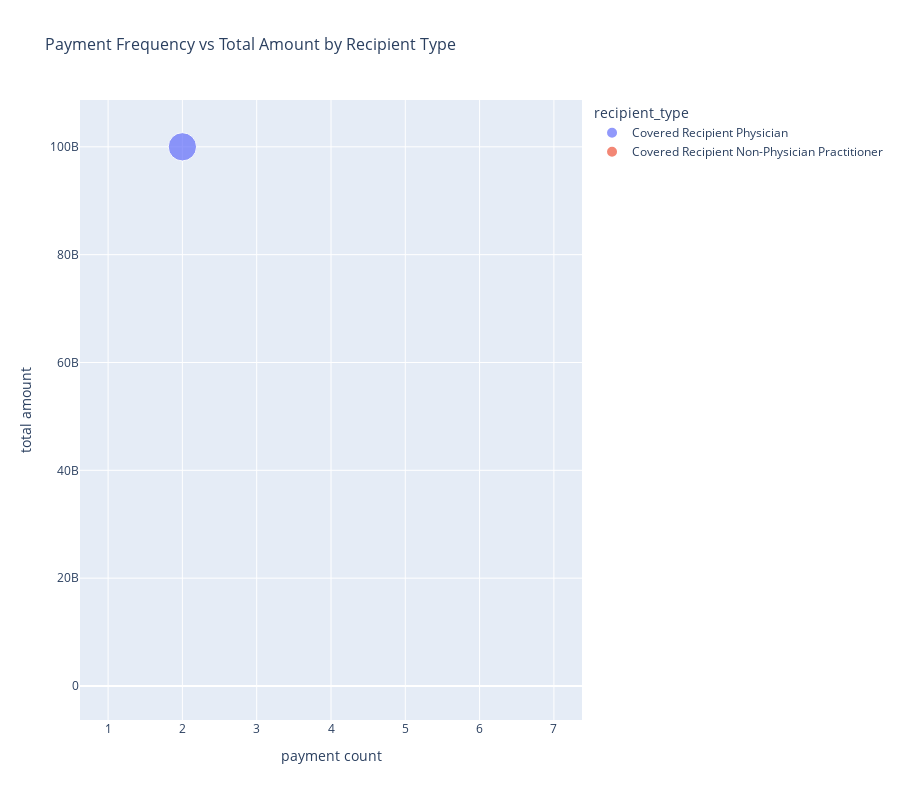

This figure's notebook cell:
### Markdown cell above
## 10. Advanced Visualizations

Create sophisticated visualizations for deeper insights.

### Code cell
# Interactive scatter plot - Payment amount vs Count
if payment_col and payment_col in df.columns and recipient_type_col and recipient_type_col in df.columns:
    if use_visualizer and len(recipient_id_cols) > 0:
        # Aggregate by recipient
        scatter_data = df.groupby([recipient_id_cols[0], recipient_type_col]).agg({
            payment_col: ['count', 'sum']
        }).reset_index()
        
        scatter_data.columns = ['recipient_id', 'recipient_type', 'payment_count', 'total_amount']
        
        # Use visualizer for interactive scatter
        fig = visualizer.create_interactive_scatter(
            scatter_data.head(1000),  # Limit for performance
            x_col='payment_count',
            y_col='total_amount',
            color_col='recipient_type',
            size_col='total_amount',
            hover_data=['recipient_id'],
            title='Payment Frequency vs Total Amount by Recipient Type'
        )
        fig.show()
    else:
        print("Visualizer or recipient ID not available - skipping plot")

### Figure 1 — Plotly figure (JSON) as saved in the notebook; plotly's stock layout.template omitted (floating-point values rounded to 4 significant figures; data arrays with more than 128 entries replaced by an {"elided": "..."} marker saying what was removed)
{"data": [{"customdata": {"elided": "991x1 float values"}, "hovertemplate": "recipient_type=Covered Recipient Physician<br>payment count=%{x}<br>total amount=%{marker.size}<br>recipient_id=%{customdata[0]}<extra></extra>", "legendgroup": "Covered Recipient Physician", "marker": {"color": "#636efa", "size": {"elided": "991 float values"}, "sizemode": "area", "sizeref": 250000000.0, "symbol": "circle"}, "mode": "markers", "name": "Covered Recipient Physician", "orientation": "v", "showlegend": true, "type": "scatter", "x": {"elided": "991 int values"}, "xaxis": "x", "y": {"elided": "991 float values"}, "yaxis": "y"}, {"customdata": [[3008.0], [4041.0], [6256.0], [7878.0], [9064.0], [9251.0], [12620.0], [13840.0], [13880.0]], "hovertemplate": "recipient_type=Covered Recipient Non-Physician Practitioner<br>payment count=%{x}<br>total amount=%{marker.size}<br>recipient_id=%{customdata[0]}<extra></extra>", "legendgroup": "Covered Recipient Non-Physician Practitioner", "marker": {"color": "#EF553B", "size": [30.18, 9.5, 13.22, 24.52, 103.6, 20.12, 36.35, 48.41, 22.47], "sizemode": "area", "sizeref": 250000000.0, "symbol": "circle"}, "mode": "markers", "name": "Covered Recipient Non-Physician Practitioner", "orientation": "v", "showlegend": true, "type": "scatter", "x": [2, 1, 1, 1, 1, 1, 1, 2, 1], "xaxis": "x", "y": [30.18, 9.5, 13.22, 24.52, 103.6, 20.12, 36.35, 48.41, 22.47], "yaxis": "y"}], "layout": {"font": {"size": 12}, "height": 800, "legend": {"itemsizing": "constant", "title": {"text": "recipient_type"}, "tracegroupgap": 0}, "title": {"font": {"size": 16}, "text": "Payment Frequency vs Total Amount by Recipient Type"}, "xaxis": {"anchor": "y", "domain": [0, 1], "title": {"text": "payment count"}}, "yaxis": {"anchor": "x", "domain": [0, 1], "title": {"text": "total amount"}}}}
